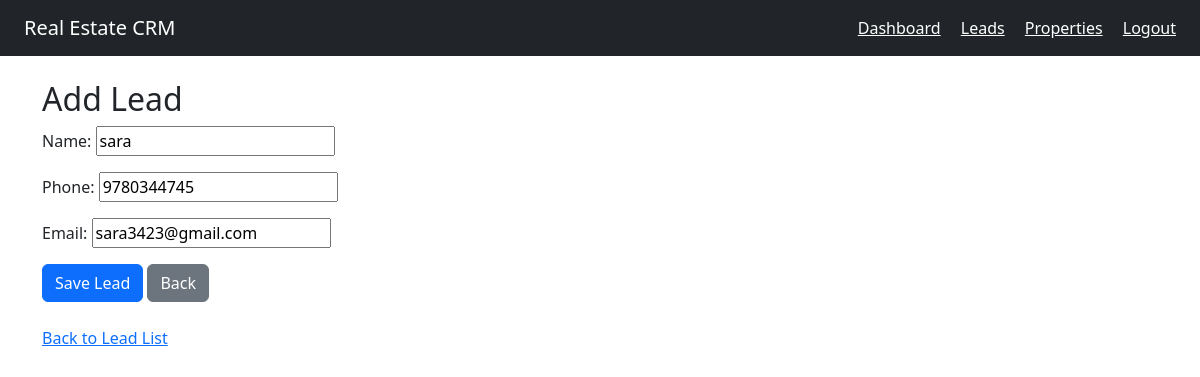
Page /leads/edit/1/ on the committed database.
### leads/models.py (models this page shows, shortened)
class Lead(models.Model):
    name = models.CharField(max_length=100)
    phone = models.CharField(max_length=15)
    email = models.EmailField()

### leads/views.py (the view)
# urls.py: path('edit/<int:pk>/', views.edit_lead, name='edit_lead'),
def edit_lead(request, pk):
    lead = get_object_or_404(Lead, pk=pk)
    if request.method == 'POST':
        form = LeadForm(request.POST, instance=lead)
        if form.is_valid():
            form.save()
            return redirect('lead_list')
    else:
        form = LeadForm(instance=lead)
    return render(request, 'leads/add_lead.html', {'form': form})

### leads/forms.py
class LeadForm(forms.ModelForm):
    class Meta:
        model = Lead
        fields = ['name', 'phone', 'email']

### templates/leads/add_lead.html (shortened to what this page needs)
{% extends 'base.html' %}
{% block content %}
<h2>Add Lead</h2>
<form method="POST">
    {{ form.as_p }}
    <button class="btn btn-primary" type="submit">Save Lead</button>
<a class="btn btn-secondary" href="/leads/">Back</a>
</form>
<br>
<a href="/leads/">Back to Lead List</a>
{% endblock %}

### rows in the picture
Lead: name "sara", phone "9780344745", email "sara3423@gmail.com"
